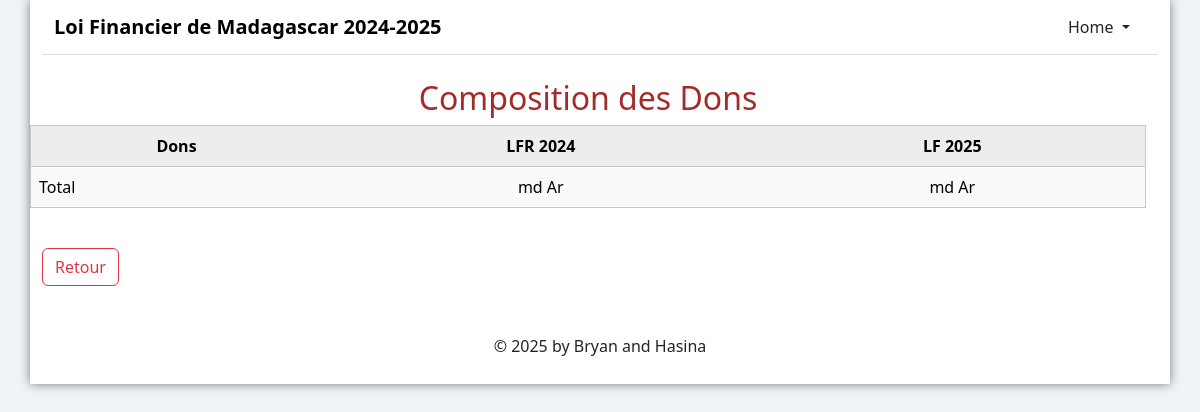
Page /pages/modele.php?page=Dons on the earlier database version.
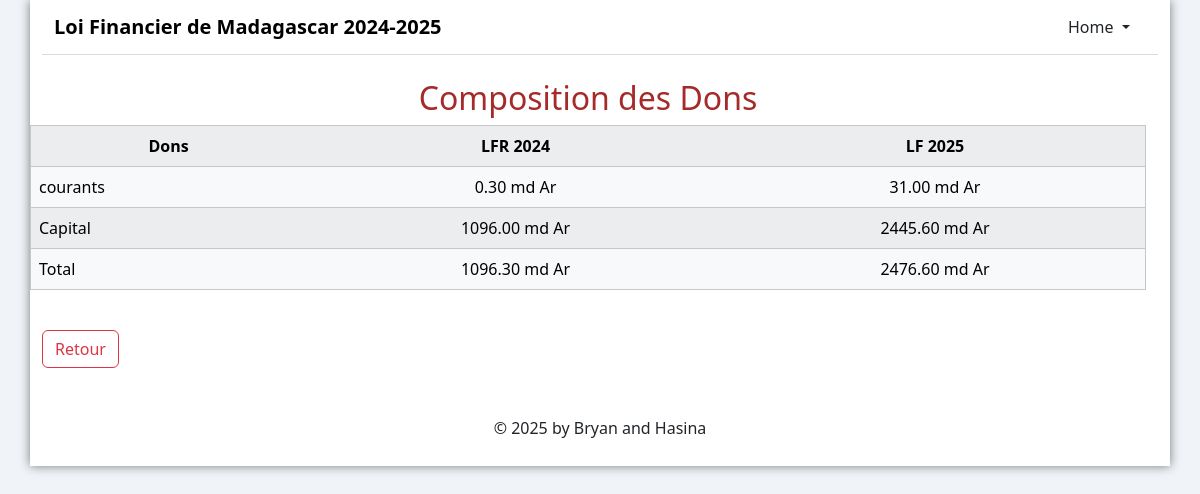
Same page on the later database version.
### tables this page shows
create TABLE loi_financier_recette_dons(
    dons text,
    LFR2024 DECIMAL(6,2),
    LF2025 DECIMAL(6,2)
);

### inc/connection.php (called while the page is built, shortened)
<?php
    function dbconnect()
    {
        static $connect = null;
        if ($connect == null) {
            $connect = mysqli_connect('localhost','root','','loi_financier');
            mysqli_set_charset($connect, 'utf8mb4');
        }
        return $connect;
    }
?>

### inc/fonctions.php (called while the page is built, shortened)
<?php
    require("connection.php");
    function get_all_recette_dons(){
        $sql= "SELECT * FROM  loi_financier_recette_dons";
        $result= mysqli_query(dbconnect(),$sql);
        $demande=array();
        while($donnee=mysqli_fetch_assoc($result)){
            $demande[]=$donnee;
        }
        return $demande;
    }
    function get_somme_recette_dons(){
        $sql="SELECT * FROM v_totalrecdons";
        $resultat=mysqli_query(dbconnect(),$sql);
        $donnee=mysqli_fetch_assoc($resultat);
        return $donnee;
    }
?>

### pages/dons.php (the view)
<?php
    $fiscale=get_all_recette_dons();
    $total= get_somme_recette_dons();
?>
<div class="row">
    <section class="row mt-4">
        <h2 style="color:brown"  class="text-center">Composition des Dons</h2>
    </section>
    <section class="row">
        <table border="1" class="table table-light table-striped text-center">
            <tr>
                <th>Dons</th>
                <th>LFR 2024</th>
                <th>LF 2025</th>
            </tr>
            <?php foreach ($fiscale as $tl) {?>
                <tr>
                    <td class="text-start"><?php echo $tl['dons'];?></td>
                    <td><?php echo $tl['LFR2024'];?> md Ar</td>
                    <td><?php echo $tl['LF2025'];?> md Ar</td>
                </tr>
            <?php } ?>
            <tr>
                <td class="text-start">Total</td>
                <td><?php echo $total['st24'];?> md Ar</td>
                <td><?php echo $total['st25'];?> md Ar</td>
            </tr>
        </table>
    </section>
    <section class="row mt-4">
        <article class="col-3 col-sm-3 col-lg-3">
            <a href="modele.php?page=recette" class="btn btn-outline-danger">Retour</a>
        </article>
    </section>
</div>

Differences in the rows shown:
added loi_financier_recette_dons: dons "courants", LFR2024 "0.30", LF2025 "31.00"
added loi_financier_recette_dons: dons "Capital", LFR2024 "1096.00", LF2025 "2445.60"
Other differences:
$total['st24']: (not shown) → "1096.30"
$total['st25']: (not shown) → "2476.60"
